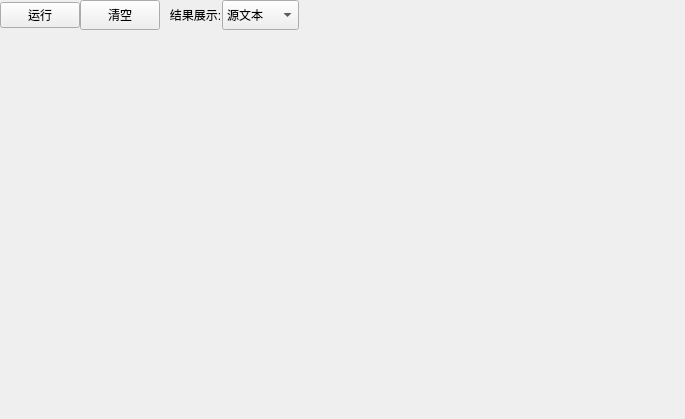
<?xml version="1.0" encoding="UTF-8"?>
<ui version="4.0">
 <class>CodeEditor</class>
 <widget class="QWidget" name="CodeEditor">
  <property name="geometry">
   <rect>
    <x>0</x>
    <y>0</y>
    <width>685</width>
    <height>419</height>
   </rect>
  </property>
  <property name="windowTitle">
   <string>Form</string>
  </property>
  <layout class="QGridLayout" name="gridLayout">
   <property name="leftMargin">
    <number>0</number>
   </property>
   <property name="topMargin">
    <number>0</number>
   </property>
   <property name="rightMargin">
    <number>0</number>
   </property>
   <property name="bottomMargin">
    <number>0</number>
   </property>
   <property name="horizontalSpacing">
    <number>0</number>
   </property>
   <property name="verticalSpacing">
    <number>5</number>
   </property>
   <item row="0" column="1">
    <widget class="QPushButton" name="btn_clear">
     <property name="minimumSize">
      <size>
       <width>0</width>
       <height>30</height>
      </size>
     </property>
     <property name="text">
      <string>清空</string>
     </property>
     <property name="icon">
      <iconset resource="../images/images.qrc">
       <normaloff>:/img/clear.png</normaloff>:/img/clear.png</iconset>
     </property>
    </widget>
   </item>
   <item row="0" column="0">
    <widget class="QPushButton" name="btn_run">
     <property name="text">
      <string>运行</string>
     </property>
     <property name="icon">
      <iconset resource="../images/images.qrc">
       <normaloff>:/img/execute.png</normaloff>:/img/execute.png</iconset>
     </property>
    </widget>
   </item>
   <item row="0" column="3">
    <widget class="QComboBox" name="comboBox_readType">
     <property name="minimumSize">
      <size>
       <width>0</width>
       <height>30</height>
      </size>
     </property>
     <item>
      <property name="text">
       <string>源文本</string>
      </property>
     </item>
     <item>
      <property name="text">
       <string>html渲染</string>
      </property>
     </item>
    </widget>
   </item>
   <item row="0" column="2">
    <widget class="QLabel" name="label">
     <property name="text">
      <string>   结果展示:</string>
     </property>
    </widget>
   </item>
   <item row="0" column="4">
    <spacer name="horizontalSpacer">
     <property name="orientation">
      <enum>Qt::Horizontal</enum>
     </property>
     <property name="sizeHint" stdset="0">
      <size>
       <width>40</width>
       <height>20</height>
      </size>
     </property>
    </spacer>
   </item>
   <item row="1" column="0" colspan="5">
    <widget class="QWidget" name="widget" native="true">
     <layout class="QHBoxLayout" name="layout_editor">
      <property name="spacing">
       <number>0</number>
      </property>
      <property name="leftMargin">
       <number>0</number>
      </property>
      <property name="topMargin">
       <number>0</number>
      </property>
      <property name="rightMargin">
       <number>0</number>
      </property>
      <property name="bottomMargin">
       <number>0</number>
      </property>
     </layout>
    </widget>
   </item>
  </layout>
 </widget>
 <resources>
  <include location="../images/images.qrc"/>
 </resources>
 <connections/>
</ui>
